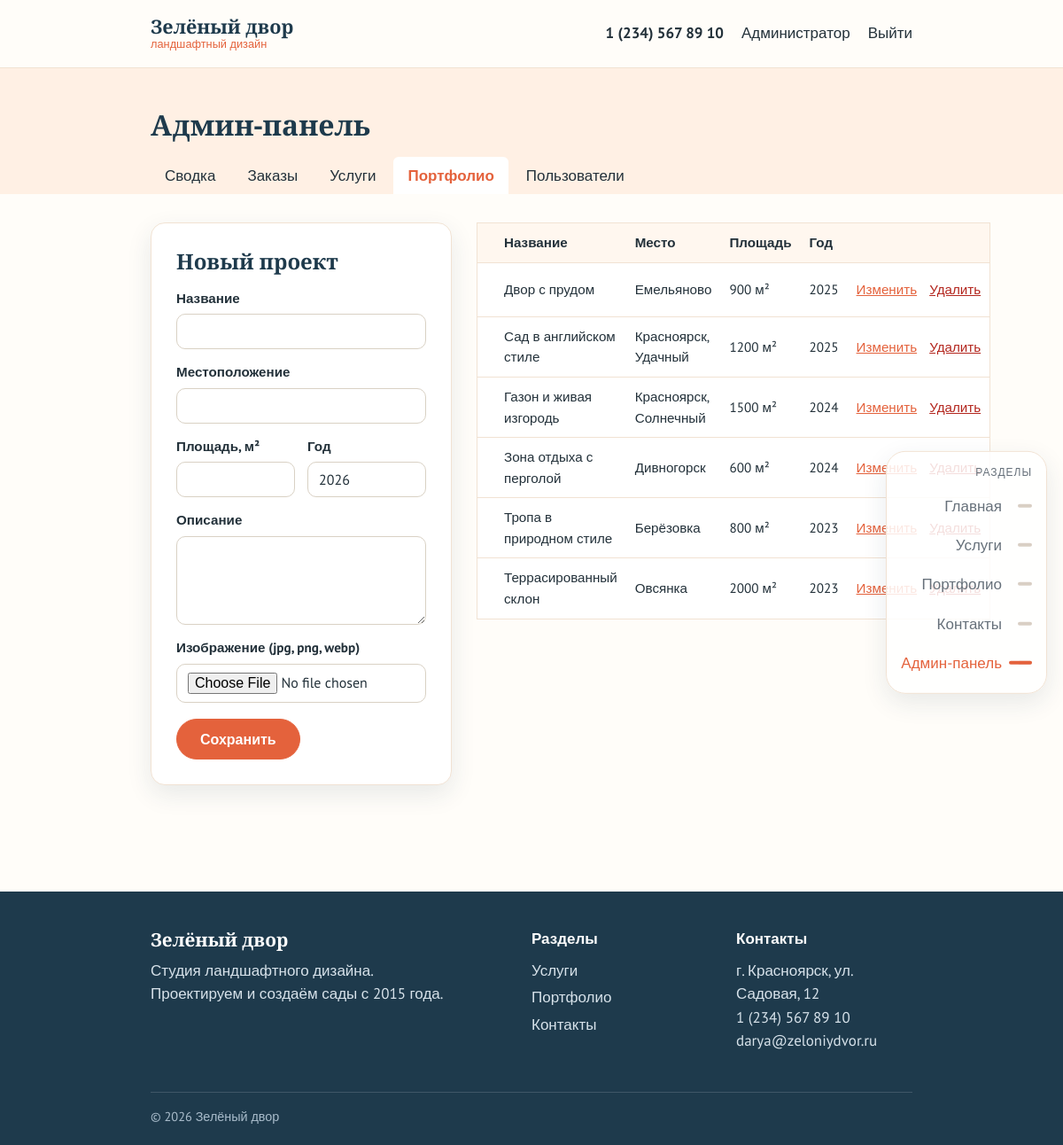
The app's page /admin/projects.php (signed in) with its own data.
### tables this page shows
CREATE TABLE projects (
    id          INT AUTO_INCREMENT PRIMARY KEY,
    title       VARCHAR(150) NOT NULL,
    location    VARCHAR(100) NOT NULL,
    area        INT NOT NULL,
    year        INT NOT NULL,
    description TEXT NOT NULL,
    image       VARCHAR(255) NOT NULL DEFAULT ''
);

### includes/functions.php (called while the page is built, shortened)
<?php
function db(): PDO
{
    static $pdo = null;
    if ($pdo === null) {
        $pdo = new PDO(
            'mysql:host=' . DB_HOST . ';dbname=' . DB_NAME . ';charset=utf8mb4',
            DB_USER,
            DB_PASS,
            [
                PDO::ATTR_ERRMODE            => PDO::ERRMODE_EXCEPTION,
                PDO::ATTR_DEFAULT_FETCH_MODE => PDO::FETCH_ASSOC,
            ]
        );
    }
    return $pdo;
}
function e($text): string
{
    return htmlspecialchars((string)$text, ENT_QUOTES, 'UTF-8');
}

### admin/projects.php (the view, shortened to what this page needs)
<?php
require_once '../includes/functions.php';
$edit = ['id' => 0, 'title' => '', 'location' => '', 'area' => '', 'year' => date('Y'), 'description' => '', 'image' => ''];
$projects = db()->query('SELECT * FROM projects ORDER BY year DESC, id DESC')->fetchAll();
require '../includes/header.php';
require 'nav.php';
?>
<section class="section container admin-layout">
    <form class="form" method="post" enctype="multipart/form-data">
        <h2><?= $edit['id'] ? 'Редактирование проекта' : 'Новый проект' ?></h2>
        <label>Название <input type="text" name="title" required value="<?= e($edit['title']) ?>"></label>
        <label>Местоположение <input type="text" name="location" required value="<?= e($edit['location']) ?>"></label>
        <div class="form__row">
            <label>Площадь, м² <input type="number" name="area" min="1" required value="<?= e($edit['area']) ?>"></label>
            <label>Год <input type="number" name="year" min="2000" max="2100" required value="<?= e($edit['year']) ?>"></label>
        </div>
        <label>Описание <textarea name="description" rows="4" required><?= e($edit['description']) ?></textarea></label>
        <label>Изображение (jpg, png, webp) <input type="file" name="image" accept=".jpg,.jpeg,.png,.webp"></label>
        <button class="btn" type="submit">Сохранить</button>
    </form>
    <table class="table">
        <tr><th></th><th>Название</th><th>Место</th><th>Площадь</th><th>Год</th><th></th></tr>
        <?php foreach ($projects as $project): ?>
            <tr>
                <td><img class="table__thumb" src="<?= image_url($project['image']) ?>" alt=""></td>
                <td><?= e($project['title']) ?></td>
                <td><?= e($project['location']) ?></td>
                <td><?= $project['area'] ?> м²</td>
                <td><?= $project['year'] ?></td>
                <td class="table__actions">
                    <a href="?edit=<?= $project['id'] ?>">Изменить</a>
                    <form method="post" data-confirm="Удалить проект из портфолио?">
                        <button class="link-button link-button--danger">Удалить</button>
                    </form>
                </td>
            </tr>
        <?php endforeach; ?>
    </table>
</section>
<?php require '../includes/footer.php'; ?>

### assets/css/style.css (style rules this page uses)
:root { --green: #e4623c; --green-dark: #c24a26; --green-light: #fff0e4; --clay: #f0a830; --ink: #1e3a4c; --text: #23313a; --muted: #66707a; --line: #f1e2d3; --bg-light: #fff7ef; --danger: #b3261e; --shadow: 0 10px 28px rgba(30, 58, 76, .10); --font-title: 'PT Serif', Georgia, serif; --font-text: 'PT Sans', Arial, sans-serif; }
* { box-sizing: border-box; }
body { margin: 0; min-height: 100vh; display: flex; flex-direction: column; font: 17px/1.55 var(--font-text); color: var(--text); background: #fffdf9; }
h1, h2, h3 { font-family: var(--font-title); font-weight: 700; line-height: 1.25; margin: 0 0 .6em; color: var(--ink); }
h2 { font-size: 1.75rem; }
a { color: var(--green); }
.container { width: min(1140px, 100% - 32px); margin: 0 auto; }
.section { padding: 64px 0; }
.btn { display: inline-block; padding: 12px 26px; border: 1px solid var(--green); border-radius: 999px; background: var(--green); color: #fff; font: 700 1rem var(--font-text); text-decoration: none; cursor: pointer; }
.btn { transition: background .2s, border-color .2s, color .2s, transform .2s, box-shadow .2s; }
.link-button { background: none; border: 0; padding: 0; color: var(--green); font: inherit; cursor: pointer; text-decoration: underline; }
.link-button--danger { color: var(--danger); }
.form { background: #fff; border: 1px solid var(--line); border-radius: 16px; padding: 28px; align-self: start; box-shadow: var(--shadow); }
.form h1, .form h2 { font-size: 1.5rem; }
.form label { display: block; margin-bottom: 14px; font-weight: 700; font-size: .95rem; }
.form input, .form textarea, .form select { display: block; width: 100%; margin-top: 6px; padding: 9px 12px; border: 1px solid #d9d1c4; border-radius: 10px; font: 1rem var(--font-text); color: var(--text); background: #fff; }
.form__row { display: grid; grid-template-columns: 1fr 1fr; gap: 14px; }
.form .btn { margin: 4px 8px 0 0; }
.page-head--admin + .section { padding-top: 32px; }
.admin-layout { display: grid; grid-template-columns: 340px 1fr; gap: 28px; align-items: start; }
.table { width: 100%; border-collapse: collapse; font-size: .95rem; border: 1px solid var(--line); background: #fff; }
.table th { background: var(--bg-light); text-align: left; padding: 10px; border-bottom: 1px solid var(--line); }
.table td { padding: 10px; border-bottom: 1px solid var(--line); vertical-align: middle; }
.table__actions { white-space: nowrap; }
.table__actions form { display: inline; margin-left: 10px; }
@media (min-width: 901px) { .container { width: min(1140px, 100% - 340px); } }
@media (prefers-reduced-motion: no-preference) { .reveal { opacity: 0; transform: translateY(24px); transition: opacity .7s ease, transform .7s ease; } }
@media (prefers-reduced-motion: no-preference) { .reveal.visible { opacity: 1; transform: none; } }

### records on screen
projects: title "Двор с прудом", location "Емельяново", area "900", year "2025"
projects: title "Сад в английском стиле", location "Красноярск, Удачный", area "1200", year "2025"
projects: title "Газон и живая изгородь", location "Красноярск, Солнечный", area "1500", year "2024"
projects: title "Зона отдыха с перголой", location "Дивногорск", area "600", year "2024"
projects: title "Тропа в природном стиле", location "Берёзовка", area "800", year "2023"
projects: title "Террасированный склон", location "Овсянка", area "2000", year "2023"

### other values on screen
SITE_NAME "Зелёный двор"
$label "Главная"
$label "Услуги"
$label "Портфолио"
$label "Контакты"
$user['name'] "Администратор"
$label "Сводка"
$label "Заказы"
$label "Пользователи"
